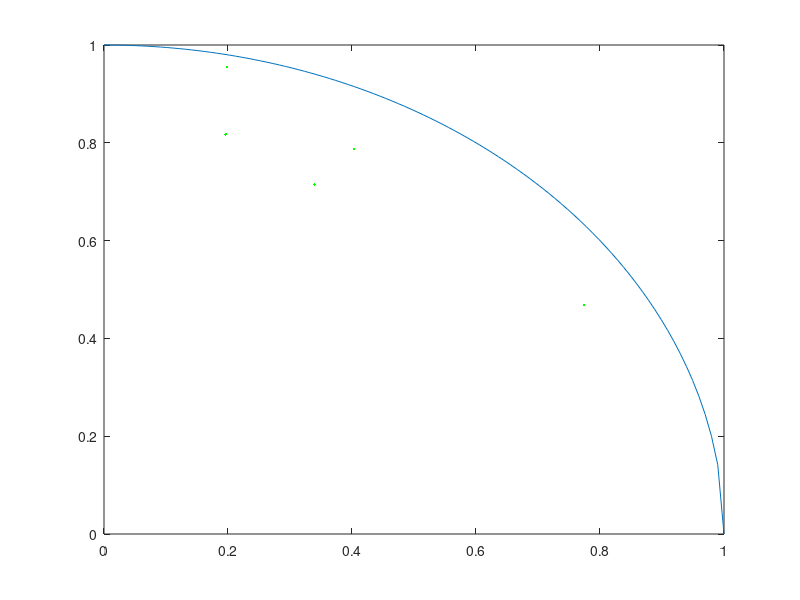

The MATLAB script that drew this image:
prompt = 'Enter Trials Number : '
total = input(prompt);
hits = 0;
x = linspace(0,1,100);
y = sqrt(1-x.^2);
plot(x,y);
hold on
i = 1;
while i<=total
    x_rand = rand();
    %disp(x_rand)
    y_rand = rand();
    if (x_rand.^2 +y_rand.^2)<= 1
        hits= hits+1;
        plot(x_rand,y_rand,'g.')
    else
        plot(x_rand,y_rand,'r.');
    end
    i=i+1;
end
%disp(hits)
disp('Value of Pi is : ')
pi_value = (4*hits)/total;
disp(pi_value)
